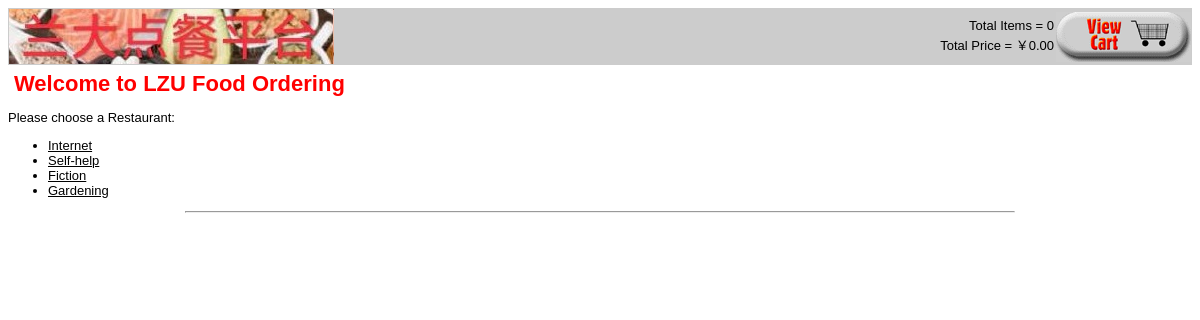
Before: / with the older database file.
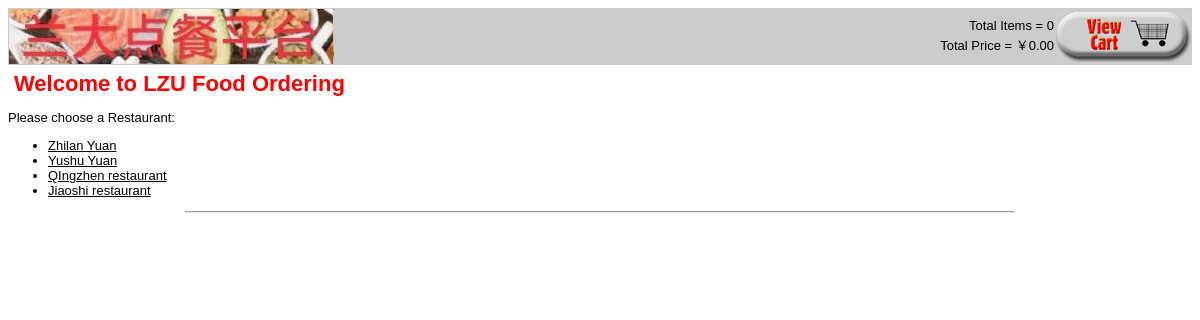
After: the same page with the newer database file.
### tables this page shows
CREATE TABLE `merchants` (
  `catid` int(10) UNSIGNED NOT NULL,
  `catname` char(60) NOT NULL,
  `phone` char(20) DEFAULT NULL,
  `address` char(100) DEFAULT NULL,
  `recommend` int(10) UNSIGNED DEFAULT NULL
);

### food_fns.php (called while the page is built, shortened)
<?php
function get_merchants() {
   $conn = db_connect();
   $query = "select catid, catname from merchants";
   $result = @$conn->query($query);
   $result = db_result_to_array($result);
   return $result;
}
?>

### output_fns.php (the view, shortened to what this page needs)
<?php
function do_html_header($title = '') {
?>
  <html>
  <head>
  </head>
  <body>
  <table width="100%" border="0" cellspacing="0" bgcolor="#cccccc">
  <tr>
  <td rowspan="2">
  <a href="index.php"><img src="images/LZU-food-ordering.jpg" alt="foodorama" border="0"
       align="left" valign="bottom" height="55" width="325"/></a>
  </td>
  <td align="right" valign="bottom">
  <?php
     if(isset($_SESSION['admin_user'])) {
       echo "&nbsp;";
     } else {
       echo "Total Items = " . htmlspecialchars($_SESSION['items']);
     }
  ?>
  </td>
  <td align="right" rowspan="2" width="135">
  <?php
     if(isset($_SESSION['admin_user'])) {
       display_button('logout.php', 'log-out', 'Log Out');
     } else {
       display_button('show_cart.php', 'view-cart', 'View Your Shopping Cart');
     }
  ?>
  </tr>
  <tr>
  <td align="right" valign="top">
  <?php
     if(isset($_SESSION['admin_user'])) {
       echo "&nbsp;";
     } else {
       echo "Total Price = ￥".number_format($_SESSION['total_price'],2);
     }
  ?>
  </td>
  </tr>
  </table>
<?php
  if($title) {
    do_html_heading($title);
  }
}
function do_html_footer() {
?>
  </body>
  </html>
<?php
}
function do_html_heading($heading) {
?>
  <h2><?php echo htmlspecialchars($heading); ?></h2>
<?php
}
function do_html_URL($url, $name) {
?>
  <a href="<?php echo htmlspecialchars($url); ?>"><?php echo $name; ?></a><br />
<?php
}
function display_merchants($cat_array) {
  echo "<ul>";
  foreach ($cat_array as $row)  {
    $url = "show_cat.php?catid=".urlencode($row['catid']);
    $title = $row['catname'];
    echo "<li>";
    do_html_url($url, $title);
    echo "</li>";
  }
  echo "</ul>";
  echo "<hr />";
}
?>
<?php
function display_button($target, $image, $alt) {
  echo "<div align=\"right\"><a href=\"".htmlspecialchars($target)."\">
          <img src=\"images/".htmlspecialchars($image).".gif\"
           alt=\"".htmlspecialchars($alt)."\" border=\"0\" height=\"50\"
           width=\"135\"/></a></div>";
}
?>

### index.php (shortened to what this page needs)
<?php
  do_html_header("Welcome to LZU Food Ordering");
  echo "<p>Please choose a Restaurant:</p>";
  $cat_array = get_merchants();
  display_merchants($cat_array);
  do_html_footer();
?>

### output_fns.php (style rules this page uses)
h2 { font-family: Arial, Helvetica, sans-serif; font-size: 22px; color: red; margin: 6px }
body { font-family: Arial, Helvetica, sans-serif; font-size: 13px }
li, td { font-family: Arial, Helvetica, sans-serif; font-size: 13px }
hr { color: #FF0000; width:70%; text-align:center }
a { color: #000000 }

Changed rows visible on the page:
changed merchants: catname "Internet" → "Zhilan Yuan"
changed merchants: catname "Self-help" → "Yushu Yuan"
changed merchants: catname "Fiction" → "QIngzhen restaurant"
changed merchants: catname "Gardening" → "Jiaoshi restaurant"
